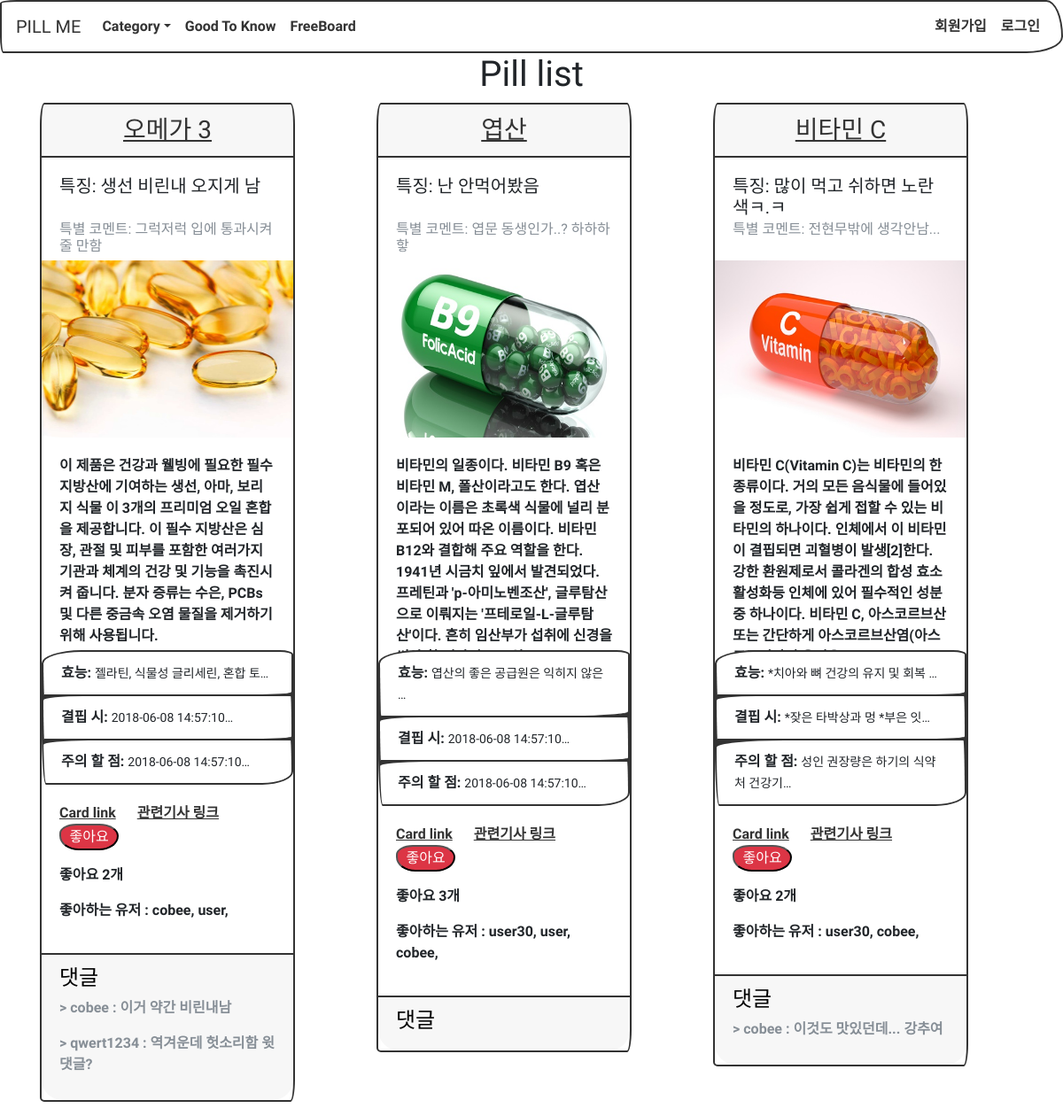
Screenshot of /pills/pill_list/ with the database file from the repository.
### pills/models.py (models this page shows, shortened)
class Pills(models.Model):
	name			= models.CharField(max_length=20, null=False)
	feature			= models.TextField(max_length=50, null=True)
	editor_said		= models.TextField(max_length=50, null=True)
	description		= models.TextField(max_length=2000)
	where_it_from	= models.TextField(max_length=2000)
	benefit			= models.TextField(max_length=2000)
	shortage		= models.TextField(max_length=2000)
	careful			= models.TextField(max_length=2000)
	category_body	= models.ManyToManyField(Categories_Body)
	category_gender	= models.ManyToManyField(Categories_Gender)
	image			= models.ImageField(upload_to='upload_images/pills/%Y/%m/%d')
	like_user_set	= models.ManyToManyField(settings.AUTH_USER_MODEL,
												blank=True,
												related_name='like_user_set',
												through='Like')
	def get_absolute_url(self):
		return reverse('pills:pill_detail', args=[self.id])
	@property
	def like_count(self):
		return self.like_user_set.count()

class Comment(models.Model):
	pills 		= models.ForeignKey(Pills)
	author 		= models.ForeignKey(settings.AUTH_USER_MODEL)
	content 	= models.TextField(max_length=1000, null=False)
	created_at	= models.DateTimeField(auto_now_add=True)
	updated_at 	= models.DateTimeField(auto_now=True)
	class Meta:
		ordering = ['-id']	# 코멘트의 id값 순, 즉 순서대로 보여줌

### pills/views.py (the view)
class PillListView(ListView):
	model = Pills
	template_name = "pills/pill_list.html"
	form_class = CommentForm
	def get_context_data(self, **kwargs):
		context = super(PillListView, self).get_context_data(**kwargs)
		return context
	def get_queryset(self, *args, **kwargs):
		qs = Pills.objects.prefetch_related('category_body','category_gender','like_user_set').all()
		print(self.request.GET)
		query = self.request.GET.get("q", None)
		if query is not None:
			qs = qs.filter(
					Q(name__icontains=query)
				)
		return qs

### pills/templates/pills/pill_list.html (shortened to what this page needs)
{% extends "base.html" %}
{% block content %}
<h1 style="text-align: center;">Pill list</h1>
<div class='container'>
	<div class="row">
	{% for pills in object_list %}
		<div class="col-lg-4">
	  	<div class="card mb-3" style="width: 18rem;">
	  		<a href="{{ pills.get_absolute_url }}"><h3 class="card-header" style="text-align: center;">{{ pills.name }}</h3></a>
	  		<div class="card-body">
	  			<h5 class="card-title" style="height: 45px;"">특징: {{ pills.feature }}</h5>
	  			<h6 class="card-subtitle text-muted" style="height: 25px;">특별 코멘트: {{ pills.editor_said }}</h6>
	  		</div>
	  		<img style="height: 200px; width: 100%; display: block;" src="{{ pills.image.url }}" alt="Card image">
	  		<div class="card-body">
	  			<p class="card-text" style="height: 200px;">{{ pills.description|truncatechars:200 }}</p>
	  		</div>
	  		<ul class="list-group list-group-flush">
	  			<li class="list-group-item"><b>효능:</b> <small>{{ pills.benefit|truncatechars:20 }}</small></li>
	  			<li class="list-group-item"><b>결핍 시:</b> <small>{{ pills.shortage|truncatechars:20 }}</small></li>
	  			<li class="list-group-item"><b>주의 할 점:</b> <small>{{ pills.careful|truncatechars:20 }}</small></li>
	  		</ul>
	  		<div class="card-body">
	 			<a href="#" class="card-link">Card link</a>
	  			<a href="#" class="card-link">관련기사 링크</a>
	  			<p><input type="button" class="like badge-pill badge-danger" name="{{ pills.id }}" value="좋아요"></p>
			    <p id="count-{{ pills.id }}">좋아요 {{ pills.like_count }}개</p>
			    <p id="like-user-{{ pills.id }}">
			    	좋아하는 유저 :
			    	{% for like_user in pills.like_user_set.all %}
				    	{{ like_user.username }},
				    {% endfor %}
			    </p>
	  		</div>
	  		<div class="card-footer text-muted">
	  			<h4 style="color: black;">댓글</h4>
	  			{% for comment in pills.comment_set.all %}
	  				<p> > {{ comment.author }} : {{ comment.content }}
	  				</p>
	  			{% endfor %}
	  		</div>
  		</div>
  	</div>
{% endfor %}
{% endblock %}

### rows the page displays
Pills: name "오메가 3", feature "생선 비린내 오지게 남", editor_said "그럭저럭 입에 통과시켜 줄 만함", image (picture), description "이 제품은 건강과 웰빙에 필요한 필수 지방산에 기여하는 생선, 아마, 보리지 식물 이 3개의 프리미엄 오일 혼합을 제공합니다. 이 필수 지방산은 심장, 관절 및 피부를 포함한 여러가지 기관과 체계의 건강 및 기능을 촉진시켜 줍니다. 분자 증류는 수은, PCBs 및 다른 중금속 오염 물질을 제거하기 위해 사용됩니다.", benefit "젤라틴, 식물성 글리세린, 혼합 토…", shortage "2018-06-08 14:57:10…", careful "2018-06-08 14:57:10…", like_count "2"
Comment: author "cobee", content "이거 약간 비린내남"
Comment: author "qwert1234", content "역겨운데 헛소리함 윗댓글?"
Pills: name "엽산", feature "난 안먹어봤음", editor_said "엽문 동생인가..? 하하하핳", image (picture), description "비타민의 일종이다. 비타민 B9 혹은 비타민 M, 폴산이라고도 한다. 엽산이라는 이름은 초록색 식물에 널리 분포되어 있어 따온 이름이다. 비타민 B12와 결합해 주요 역할을 한다. 1941년 시금치 잎에서 발견되었다. 프레틴과 'p-아미노벤조산', 글루탐산으로 이뤄지는 '프테로일-L-글루탐산'이다. 흔히 임산부가 섭취에 신경을…", benefit "엽산의 좋은 공급원은 익히지 않은 …", shortage "2018-06-08 14:57:10…", careful "2018-06-08 14:57:10…", like_count "3"
Pills: name "비타민 C", feature "많이 먹고 쉬하면 노란색ㅋ.ㅋ", editor_said "전현무밖에 생각안남...", image (picture), description "비타민 C(Vitamin C)는 비타민의 한 종류이다. 거의 모든 음식물에 들어있을 정도로, 가장 쉽게 접할 수 있는 비타민의 하나이다. 인체에서 이 비타민이 결핍되면 괴혈병이 발생[2]한다. 강한 환원제로서 콜라겐의 합성 효소 활성화등 인체에 있어 필수적인 성분중 하나이다. 비타민 C, 아스코르브산 또는 간단하게…", benefit "*치아와 뼈 건강의 유지 및 회복 …", shortage "*잦은 타박상과 멍 *부은 잇…", careful "성인 권장량은 하기의 식약처 건강기…", like_count "2"
Comment: author "cobee", content "이것도 맛있던데... 강추여"

### other values shown
{{ like_user.username }} "cobee"
{{ like_user.username }} "user"
{{ like_user.username }} "user30"
